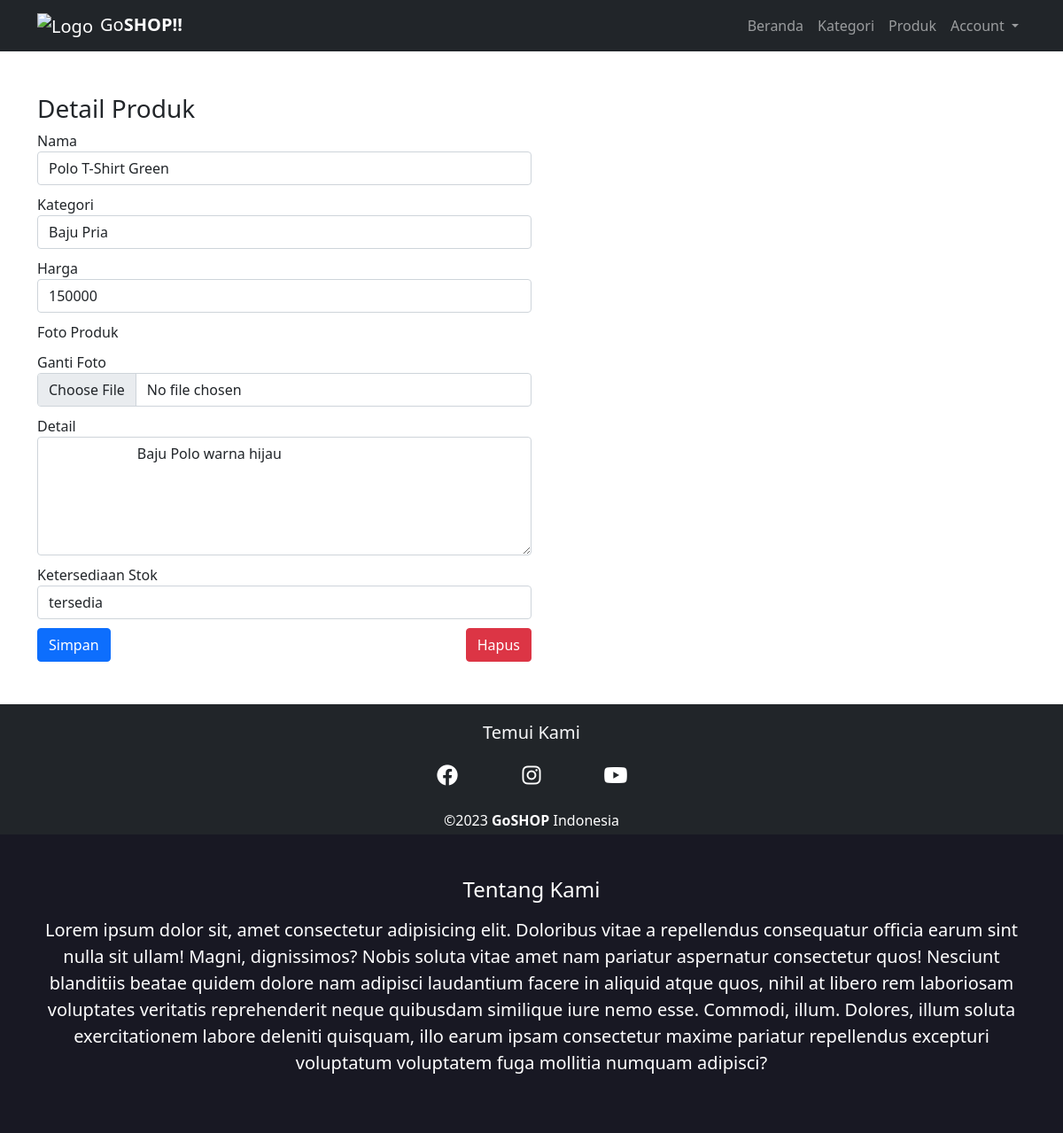
The page /goshop/adminpanel/produk-detail.php?p=7 (signed in) on the database its author committed.
### tables this page shows
CREATE TABLE `produk` (
  `id` int(11) NOT NULL,
  `kategori_id` int(11) DEFAULT NULL,
  `nama` varchar(255) NOT NULL,
  `harga` double DEFAULT NULL,
  `foto` varchar(255) DEFAULT NULL,
  `detail` text DEFAULT NULL,
  `stok` enum('habis','tersedia') DEFAULT 'tersedia'
);

CREATE TABLE `kategori` (
  `id` int(11) NOT NULL,
  `nama` varchar(255) DEFAULT NULL
);

### goshop/adminpanel/produk-detail.php (the view, shortened to what this page needs)
<?php
require "../koneksi.php";
$id = $_GET['p'];
$query = mysqli_query($con, "SELECT a.*, b.nama AS nama_kategori FROM produk a JOIN kategori b ON a.kategori_id=b.id WHERE a.id = '$id'");
$data = mysqli_fetch_array($query);
?>
<!DOCTYPE html>
<html lang="en">
<head>
    <link href="https://cdn.jsdelivr.net/npm/bootstrap@5.0.2/dist/css/bootstrap.min.css" rel="stylesheet">
    <link rel="stylesheet" href="../fontawesome/css/all.min.css">
    <link rel="stylesheet" href="../css/style.css">
</head>
<body>
    <nav class="navbar navbar-expand-lg navbar-dark bg-dark">
        <div class="container">
            <a class="navbar-brand" href="index.php">
                <img src="../assets/nav-bar item/shopping-cart.png" alt="Logo" width="50" height="50" class="me-2">Go<strong>SHOP!!</strong></a>
            <div class="collapse navbar-collapse" id="navbarNav">
                <ul class="navbar-nav ms-auto">
                    <li class="nav-item">
                        <a class="nav-link" aria-current="page" href="index.php">Beranda</a>
                    </li>
                    <li class="nav-item">
                        <a class="nav-link" aria-current="page" href="kategori.php">Kategori</a>
                    </li>
                    <li class="nav-item">
                        <a class="nav-link" aria-current="page" href="produk.php">Produk</a>
                    </li>
                    <li class="nav-item dropdown">
                        <a class="nav-link dropdown-toggle" href="#" id="navbarScrollingDropdown" role="button" data-bs-toggle="dropdown" aria-expanded="false">
                            Account
                        </a>
                    </li>
                </ul>
            </div>
        </div>
    </nav>
    <div class="container mt-5 mb-5">
        <h3>Detail Produk</h3>
        <div class="col-12 col-md-6 mb-5">
            <form action="" method="post" enctype="multipart/form-data">
                <div>
                    <label for="nama">Nama</label>
                    <input type="text" id="nama" name="nama" value="<?php echo $data['nama']; ?>" class="form-control" autocomplete="off" autofocus required>
                </div>
                <div>
                    <label for="kategori">Kategori</label>
                    <select name="kategori" id="kategori" class="form-control" required>
                        <option value="<?php echo $data['kategori_id']; ?>"><?php echo $data['nama_kategori']; ?></option>
                    </select>
                </div>
                <div>
                    <label for="harga">Harga</label>
                    <input type="number" class="form-control" value="<?php echo $data['harga']; ?>" name="harga" id="" required>
                </div>
                <div>
                    <label for="current-foto">Foto Produk</label>
                </div>
                <div>
                    <label for="foto">Ganti Foto</label>
                    <input type="file" name="foto" id="foto" class="form-control">
                </div>
                <div>
                    <label for="detail">Detail</label>
                    <textarea name="detail" id="detail" cols="30" rows="5" class="form-control">
                        <?php echo $data['detail']; ?>
                    </textarea>
                </div>
                <div>
                    <label for="stok">Ketersediaan Stok</label>
                    <select name="stok" id="stok" class="form-control">
                        <option value="<?php echo $data['stok']; ?>"><?php echo $data['stok']; ?></option>
                    </select>
                </div>
                <div class="d-flex justify-content-between">
                    <button type="submit" class="btn btn-primary" name="simpan">Simpan</button>
                    <button type="submit" class="btn btn-danger" name="hapus">Hapus</button>
                </div>
            </form>
        </div>
    </div>
    <div class="container-fluid py-1 bg-dark text-align mt-5">
        <div class="container-fluid py-3 content-subscribe text-light">
            <div class="container">
                <h5 class="text-center mb-4">Temui Kami</h5>
                <div class="row justify-content-center">
                    <div class="col-sm-1 d-flex justify-content-center mb-2">
                        <a href="https://www.facebook.com/arikirikazuu"><i class="fab fa-facebook fs-4"></i></a>
                    </div>
                    <div class="col-sm-1 d-flex justify-content-center mb-2">
                        <a href="https://www.instagram.com/sihabcdefgh/"><i class="fab fa-instagram fs-4"></i></a>
                    </div>
                    <div class="col-sm-1 d-flex justify-content-center mb-2">
                        <a href="https://www.youtube.com/channel/UC7gUaDpBAa0qtPY1X0q4MvQ"><i class="fab fa-youtube fs-4"></i></a>
                    </div>
                </div>
            </div>
        </div>
        <div class="container d-flex justify-content-center text-white">
            <label>&copy;2023 <strong>GoSHOP</strong> Indonesia</label>
        </div>
    </div>
    <div class="container-fluid warna3 py-5">
        <div class="container text-center">
            <h4 class="text-white">Tentang Kami</h4>
            <p class="text-white fs-5 mt-3">Lorem ipsum dolor sit, amet consectetur adipisicing elit. Doloribus vitae a repellendus consequatur officia earum sint nulla sit ullam! Magni, dignissimos? Nobis soluta vitae amet nam pariatur aspernatur consectetur quos! Nesciunt blanditiis beatae quidem dolore nam adipisci laudantium facere in aliquid atque quos, nihil at libero rem laboriosam voluptates veritatis reprehenderit neque quibusdam similique iure nemo esse. Commodi, illum. Dolores, illum soluta exercitationem labore deleniti quisquam, illo earum ipsam consectetur maxime pariatur repellendus excepturi voluptatum voluptatem fuga mollitia numquam adipisci?</p>
        </div>
    </div>
</body>
</html>

### goshop/css/style.css (style rules this page uses)
.warna3 { background-color: #181823; }
body { margin: 0; padding: 0; background-image: url("../assets/banner/bannerr-2.jpg"); background-size: cover; background-repeat: no-repeat; background-attachment: fixed; background-potition: center; }
.content-subscribe a { color: white; }

### goshop/adminpanel/produk-detail.php (style rules this page uses)
form div { margin-bottom: 10px; }

### rows shown on the page
produk: nama "Polo T-Shirt Green", kategori "Baju Pria", harga "150000", detail "Baju Polo warna hijau", stok "tersedia"
